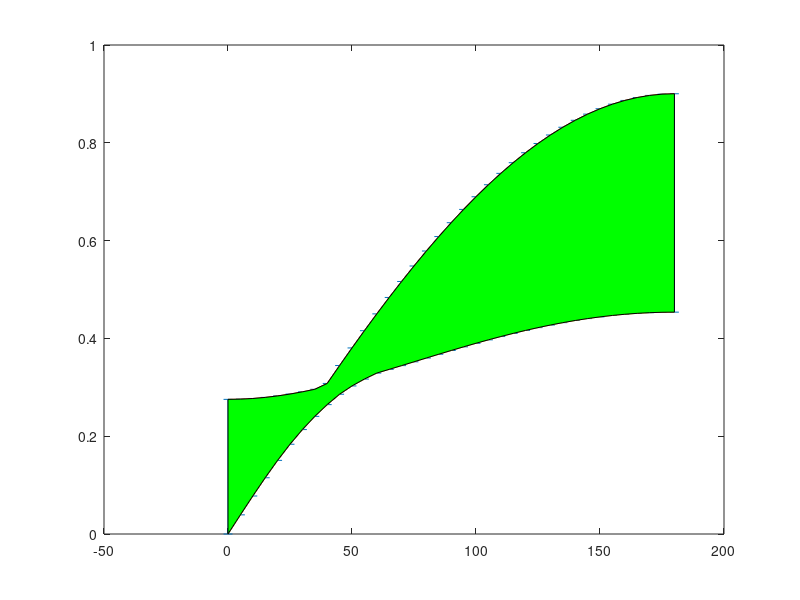

Write the MATLAB code that produced this figure.
%%
m=1; % carrier
n=2; % fundamental
ma=0:0.1:1;
mag_fsw=2*m*besselj(0,ma*pi/2)/pi;
mag_side=abs(2.*besselj(n,m*ma*pi/2)/(m*pi));
mag_fsw_carrier=[];
mag_side1_carrier=[];
mag_side2_carrier=[];
theta_carrier=[];
for theta=0:5:180
    theta_carrier=[theta_carrier,theta];
    mag_fsw_carrier= [mag_fsw_carrier ; mag_fsw*sqrt(2)*sqrt(1-cosd(theta))];
    mag_side1_carrier= [mag_side1_carrier ; mag_side*sqrt(2)*sqrt(1-cosd(theta-120))] ;
    mag_side2_carrier= [mag_side2_carrier ; mag_side*sqrt(2)*sqrt(1-cosd(theta+120))] ;
end

[X,Y] = meshgrid(ma,theta_carrier);
mag= sqrt(mag_fsw_carrier.^2+mag_side1_carrier.^2+mag_side2_carrier.^2);
%%
K=[];
avg=[];
mx=[];
mn=[];
for N=1:length(mag(:,1))

K= [ K 100*(max(mag(N,:))-min(mag(N,:)))/mean(mag(N,:)) ];

avg=[ avg mean(mag(N,:)) ];
mx=[ mx max(mag(N,:)) ];
mn=[ mn min(mag(N,:)) ];

end

yneg=avg-mn;
ypos=mx-avg;

errorbar(theta_carrier,avg/sqrt(2),yneg/sqrt(2),ypos/sqrt(2))
hold on;
plot(theta_carrier,mx/sqrt(2))
plot(theta_carrier,mn/sqrt(2))

%%
x2 = [theta_carrier, fliplr(theta_carrier)];
inBetween = [mx/sqrt(2), fliplr(mn/sqrt(2))];
fill(x2, inBetween, 'g');

% plot(theta_carrier,K)


% plot(mag(N,:))
% hold on;
